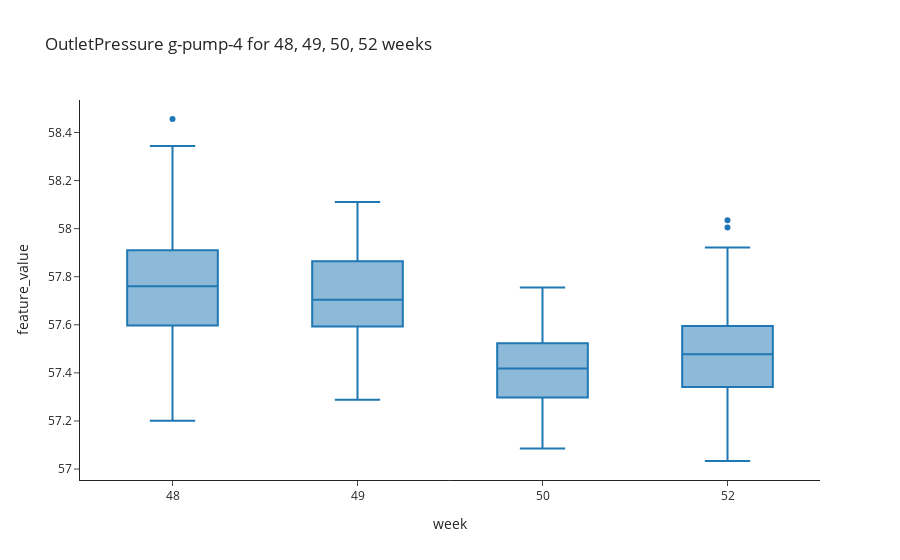

The code cell stored with this chart in its notebook:
### Markdown cell above
## Outlet Pressure

### Code cell
%%skip $skip_baseline_save
week_numbers =  week_numbers_outletPressure # Week numbers as List 

mu_outletpressure, sigma_outletpressure = get_baselining_variables_azure(df_data, variable_name = OUTLET_PRESSURE,
                                                                         asset_id = asset_id,
                                                                         lst_filter_values = week_numbers, 
                                                                         filter_column_name = "week",
                                                                         select_column_name= 'feature_value',
                                                                         filter_metric = "AvgValue")
print(mu_outletpressure, sigma_outletpressure)

show_baselining_plot_azure(df_data, duration = week_numbers, asset_name= asset_name, variable_name= OUTLET_PRESSURE,
                           plot_type = "box")

### Figure 1 — Plotly figure (JSON) as saved in the notebook; plotly's stock layout.template omitted (floating-point values rounded to 4 significant figures; data arrays with more than 128 entries replaced by an {"elided": "..."} marker saying what was removed)
{"data": [{"alignmentgroup": "True", "hoverlabel": {"namelength": 0}, "hovertemplate": "week=%{x}<br>feature_value=%{y}", "legendgroup": "", "marker": {"color": "#1F77B4"}, "name": "", "notched": false, "offsetgroup": "", "orientation": "v", "showlegend": false, "type": "box", "x": {"elided": "434 int values"}, "x0": " ", "xaxis": "x", "y": {"elided": "434 float values"}, "y0": " ", "yaxis": "y"}], "layout": {"boxmode": "group", "legend": {"tracegroupgap": 0}, "title": {"text": "OutletPressure g-pump-4 for 48, 49, 50, 52 weeks "}, "xaxis": {"anchor": "y", "domain": [0, 1], "title": {"text": "week"}, "type": "category"}, "yaxis": {"anchor": "x", "domain": [0, 1], "title": {"text": "feature_value"}}}}
